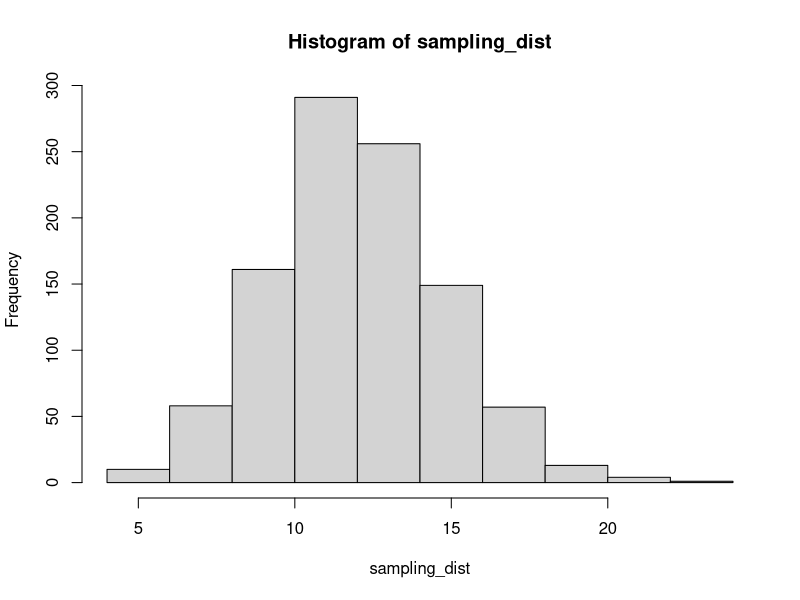

Reproduce this figure in R. (Note: this script raises an error after producing the figure.)
## ---- chunk 1
wating_times<-c(13.2, 19, 2, 3, 7.4, 32.1, 8, 1, 3.4, 7.4, 8.9, 30.2, 17.2)
average_1<-mean(wating_times)
n_1<-length(wating_times)
sd_1<-sd(wating_times)/sqrt(n_1)
error_1<-sd_1*qt(0.925,df=n_1-1)
LB_1<-average_1-error_1
UB_1<-average_1+error_1
sd_1
LB_1
UB_1
## ---- chunk 2
error_2<-qnorm(0.925)*10/sqrt(n_1)
LB_2<-average_1-error_2
UB_2<-average_1+error_2
LB_2
UB_2
## ---- chunk 3
sampling_dist <- replicate(1000,mean(sample(wating_times,size=length(wating_times),replace=TRUE)))
hist(sampling_dist)
diff <- sampling_dist - average_1
diff_7.5 = quantile(diff,prob=0.0725)
diff_92.5 = quantile(diff,prob=0.925)
average_1+diff_7.5
average_1+diff_92.5
## ---- chunk 4
ci_1c <- c()

for (i in 1:1000){
  ci_1c <- c(ci_1c, mean(sample(wating_times,13,replace=T)))
}
quantile(ci_1c, 0.075)
quantile(ci_1c, 0.9275)
## ---- chunk 5
LB <- quantile(sampling_dist,0.0725)
LB
UB <- quantile(sampling_dist,0.9250)
UB
print(CI_c<-UB-LB)
## ---- chunk 6
error_4<-qexp(0.925)*sd_1
LB_4<-average_1-error_4
UB_4<-average_1+error_4
LB_4
UB_4
print(CI_d<-UB_4-LB_4)
## ---- chunk 7
SEP<-sqrt(7/260*(253/260)/260)
UpperBound_a<-qnorm(0.95,mean=7/260,sd=SEP)
LowerBound_a<-qnorm(0.05,mean=7/260,sd=SEP)
UpperBound_a
LowerBound_a

## ---- chunk 8
SEP_b<-sqrt(60/260*(200/260)/260)
UpperBound_b<-qnorm(0.95,mean=60/260,sd=SEP_b)
LowerBound_b<-qnorm(0.05,mean=60/260,sd=SEP_b)
UpperBound
LowerBound
## ---- chunk 9
Zo<-qnorm(0.90)
to<-qt(0.90,df=31)
Zo
to
sd_g<-50.3
X_bar_gt<-162-sd_g*to/sqrt(32)
X_bar_gz<-162-sd_g*Zo/sqrt(32)
X_bar_gt
X_bar_gz

## ---- chunk 10
Zo_h<-qnorm(0.95)
to_h<-qt(0.95,df=31)
Zo_h
to_h
sd_g<-50.3
X_bar_ht<-162-sd_g*to_h/sqrt(32)
X_bar_hz<-162-sd_g*Zo_h/sqrt(32)
X_bar_ht
X_bar_hz
## ---- chunk 11
Zo_i<-qnorm(0.99)
to_i<-qt(0.99,df=31)
Zo_i
to_i
sd_g<-50.3
X_bar_it<-162-sd_g*to_i/sqrt(32)
X_bar_iz<-162-sd_g*Zo_i/sqrt(32)
X_bar_it
X_bar_iz
## ---- chunk 12
x_barm<-150.8
tstat<-(x_barm-162)/(sd_g/sqrt(32))
tstat
p_value_t<-pt(tstat,df=31)
p_value_n<-pnorm(tstat)
p_value_t
p_value_n

## ---- chunk 13
p_rej<--qt(0.8914,df=31)
p_rej
p_rej2<--qnorm(0.8961)
p_rej2
## ---- chunk 14
n_4<-30
sd_4_low<-5700
sd_4_high<-20000
z1<-qnorm(0.950)
z2<-qnorm(0.050)
diff_1<-sqrt((z1^2)*(sd_4_high^2)/n_4)
width_max<-z1*sd_4_high/sqrt(n_4)-z2*sd_4_high/sqrt(n_4)
width_max
## ---- chunk 15
Money_1<-(20000+z1*sd_4_high/sqrt(n_4)*100)
Houses_1<-Money_1/1950
round(Houses_1,0)
